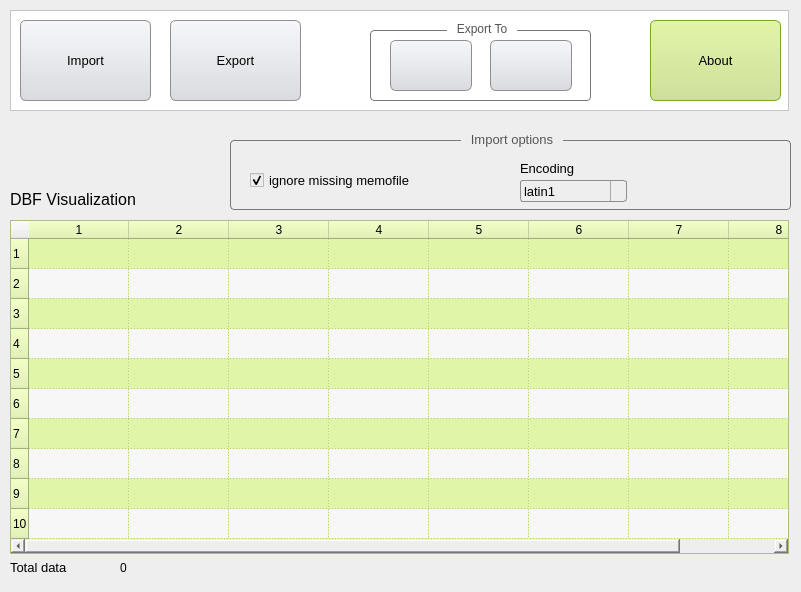
<?xml version="1.0" encoding="UTF-8"?>
<ui version="4.0">
 <class>FrmPrincipal</class>
 <widget class="QMainWindow" name="FrmPrincipal">
  <property name="geometry">
   <rect>
    <x>0</x>
    <y>0</y>
    <width>801</width>
    <height>592</height>
   </rect>
  </property>
  <property name="acceptDrops">
   <bool>false</bool>
  </property>
  <property name="windowTitle">
   <string>Satie DBF Convert</string>
  </property>
  <property name="autoFillBackground">
   <bool>false</bool>
  </property>
  <property name="styleSheet">
   <string notr="true">background:#eee;</string>
  </property>
  <property name="locale">
   <locale language="C" country="AnyCountry"/>
  </property>
  <widget class="QWidget" name="centralwidget">
   <widget class="QPushButton" name="btnImport">
    <property name="geometry">
     <rect>
      <x>20</x>
      <y>20</y>
      <width>131</width>
      <height>81</height>
     </rect>
    </property>
    <property name="font">
     <font>
      <family>Arial</family>
      <pointsize>10</pointsize>
     </font>
    </property>
    <property name="styleSheet">
     <string notr="true">border: 1px solid #8f8f91;
border-radius: 6px;
background-color: qlineargradient(x1: 0, y1: 0, x2: 0, y2: 1, stop: 0 #f6f7fa, stop: 1 #dadbde);
min-width: 80px;
</string>
    </property>
    <property name="text">
     <string extracomment="Import DBF">Import</string>
    </property>
    <property name="icon">
     <iconset theme="[Theme]">
      <normaloff>../../Images/import.png</normaloff>../../Images/import.png</iconset>
    </property>
    <property name="iconSize">
     <size>
      <width>40</width>
      <height>40</height>
     </size>
    </property>
   </widget>
   <widget class="QPushButton" name="btnExport">
    <property name="geometry">
     <rect>
      <x>170</x>
      <y>20</y>
      <width>131</width>
      <height>81</height>
     </rect>
    </property>
    <property name="font">
     <font>
      <family>Arial</family>
      <pointsize>10</pointsize>
     </font>
    </property>
    <property name="styleSheet">
     <string notr="true">border: 1px solid #8f8f91;
border-radius: 6px;
background-color: qlineargradient(x1: 0, y1: 0, x2: 0, y2: 1, stop: 0 #f6f7fa, stop: 1 #dadbde);
min-width: 80px;
background-size: 30px 30px;</string>
    </property>
    <property name="text">
     <string extracomment="Export">Export</string>
    </property>
    <property name="icon">
     <iconset>
      <normaloff>../../Images/export.png</normaloff>../../Images/export.png</iconset>
    </property>
    <property name="iconSize">
     <size>
      <width>40</width>
      <height>40</height>
     </size>
    </property>
    <property name="shortcut">
     <string/>
    </property>
   </widget>
   <widget class="QColumnView" name="columnView">
    <property name="geometry">
     <rect>
      <x>10</x>
      <y>10</y>
      <width>779</width>
      <height>101</height>
     </rect>
    </property>
    <property name="styleSheet">
     <string notr="true">background:#fff</string>
    </property>
   </widget>
   <widget class="QLabel" name="labelDbfText">
    <property name="geometry">
     <rect>
      <x>10</x>
      <y>190</y>
      <width>200</width>
      <height>19</height>
     </rect>
    </property>
    <property name="font">
     <font>
      <family>Arial</family>
      <pointsize>12</pointsize>
     </font>
    </property>
    <property name="styleSheet">
     <string notr="true"/>
    </property>
    <property name="text">
     <string>&lt;html&gt;&lt;head/&gt;&lt;body&gt;&lt;p&gt;DBF Visualization&lt;/p&gt;&lt;/body&gt;&lt;/html&gt;</string>
    </property>
   </widget>
   <widget class="QTableWidget" name="tableWidget">
    <property name="geometry">
     <rect>
      <x>10</x>
      <y>220</y>
      <width>779</width>
      <height>334</height>
     </rect>
    </property>
    <property name="font">
     <font>
      <family>Arial</family>
      <pointsize>10</pointsize>
     </font>
    </property>
    <property name="styleSheet">
     <string notr="true">background-color: #E1F5A9</string>
    </property>
    <property name="alternatingRowColors">
     <bool>true</bool>
    </property>
    <property name="gridStyle">
     <enum>Qt::DotLine</enum>
    </property>
    <property name="sortingEnabled">
     <bool>true</bool>
    </property>
    <property name="rowCount">
     <number>10</number>
    </property>
    <property name="columnCount">
     <number>8</number>
    </property>
    <row/>
    <row/>
    <row/>
    <row/>
    <row/>
    <row/>
    <row/>
    <row/>
    <row/>
    <row/>
    <column/>
    <column/>
    <column/>
    <column/>
    <column/>
    <column/>
    <column/>
    <column/>
   </widget>
   <widget class="QPushButton" name="btnInfo">
    <property name="geometry">
     <rect>
      <x>650</x>
      <y>20</y>
      <width>131</width>
      <height>81</height>
     </rect>
    </property>
    <property name="font">
     <font>
      <family>Arial</family>
      <pointsize>10</pointsize>
     </font>
    </property>
    <property name="styleSheet">
     <string notr="true">border: 1px solid #73AD21;
border-radius: 6px;
background-color: qlineargradient(x1: 0, y1: 0, x2: 0, y2: 1, stop: 0 #E1F5A9, stop: 1 #cedf9a);
min-width: 80px;
background-size: 30px 30px;
image: url(Images/info.png);</string>
    </property>
    <property name="text">
     <string extracomment="About">About</string>
    </property>
    <property name="icon">
     <iconset>
      <normaloff>../../Images/info.png</normaloff>../../Images/info.png</iconset>
    </property>
    <property name="iconSize">
     <size>
      <width>30</width>
      <height>30</height>
     </size>
    </property>
   </widget>
   <widget class="QLabel" name="labelTotalData">
    <property name="geometry">
     <rect>
      <x>10</x>
      <y>560</y>
      <width>89</width>
      <height>14</height>
     </rect>
    </property>
    <property name="sizePolicy">
     <sizepolicy hsizetype="Fixed" vsizetype="Fixed">
      <horstretch>0</horstretch>
      <verstretch>0</verstretch>
     </sizepolicy>
    </property>
    <property name="font">
     <font>
      <family>Arial</family>
      <pointsize>10</pointsize>
     </font>
    </property>
    <property name="frameShadow">
     <enum>QFrame::Raised</enum>
    </property>
    <property name="text">
     <string>Total data</string>
    </property>
    <property name="textFormat">
     <enum>Qt::RichText</enum>
    </property>
    <property name="scaledContents">
     <bool>false</bool>
    </property>
   </widget>
   <widget class="QLabel" name="labelTotalDataValue">
    <property name="geometry">
     <rect>
      <x>120</x>
      <y>560</y>
      <width>80</width>
      <height>16</height>
     </rect>
    </property>
    <property name="sizePolicy">
     <sizepolicy hsizetype="Fixed" vsizetype="Fixed">
      <horstretch>0</horstretch>
      <verstretch>0</verstretch>
     </sizepolicy>
    </property>
    <property name="text">
     <string>0</string>
    </property>
   </widget>
   <widget class="QGroupBox" name="groupBoxImport">
    <property name="geometry">
     <rect>
      <x>230</x>
      <y>130</y>
      <width>561</width>
      <height>80</height>
     </rect>
    </property>
    <property name="font">
     <font>
      <family>Arial</family>
      <pointsize>10</pointsize>
     </font>
    </property>
    <property name="styleSheet">
     <string notr="true">QGroupBox
{
  background-color: transparent;
  background-clip: margin;
  border: 1px solid #777;
  border-radius: 4px;
  margin-top: 10px;
  padding-top: 4px;
}

QGroupBox::title
{
  padding: 2px 8px;
  subcontrol-origin: margin;
  subcontrol-position: top center;
  color: #555;
}</string>
    </property>
    <property name="title">
     <string>Import options</string>
    </property>
    <widget class="QCheckBox" name="checkBoxMemofile">
     <property name="geometry">
      <rect>
       <x>20</x>
       <y>40</y>
       <width>181</width>
       <height>20</height>
      </rect>
     </property>
     <property name="font">
      <font>
       <family>Arial</family>
       <pointsize>10</pointsize>
      </font>
     </property>
     <property name="styleSheet">
      <string notr="true"/>
     </property>
     <property name="text">
      <string>ignore missing memofile</string>
     </property>
     <property name="checked">
      <bool>true</bool>
     </property>
    </widget>
    <widget class="QComboBox" name="comboBoxEncoding">
     <property name="geometry">
      <rect>
       <x>290</x>
       <y>50</y>
       <width>107</width>
       <height>22</height>
      </rect>
     </property>
     <property name="font">
      <font>
       <family>Arial</family>
       <pointsize>10</pointsize>
      </font>
     </property>
     <property name="styleSheet">
      <string notr="true">QComboBox {
    border: 1px solid #8f8f91;
    border-radius: 3px;
    padding: 1px 18px 1px 3px;
    min-width: 6em;
}

QComboBox:editable {
    background: white;
}

QComboBox:!editable, QComboBox::drop-down:editable {
     background: qlineargradient(x1: 0, y1: 0, x2: 0, y2: 1, 
                                                   stop: 0 #f6f7fa,
                                                   stop: 1 #dadbde);
     color: #000;
}

QComboBox:!editable:on, QComboBox::drop-down:editable:on {
    background: qlineargradient(x1: 0, y1: 0, x2: 0, y2: 1,
                                stop: 0 #E1F5A9,
                                stop: 1 #cedf9a);
}

QComboBox:on {
    padding-top: 3px;
    padding-left: 4px;
}

QComboBox::drop-down {
    subcontrol-origin: padding;
    subcontrol-position: top right;
    width: 15px;
    border-left-width: 1px;
    border-left-color: darkgray;
    border-left-style: solid;
    border-top-right-radius: 3px;
    border-bottom-right-radius: 3px;
}

QComboBox::down-arrow {
    image: url(Images/downarrow.png);
}

QComboBox::down-arrow:on {
    top: 1px;
    left: 1px;
}</string>
     </property>
     <item>
      <property name="text">
       <string notr="true">latin1</string>
      </property>
     </item>
     <item>
      <property name="text">
       <string notr="true">utf8</string>
      </property>
     </item>
     <item>
      <property name="text">
       <string notr="true">cp850</string>
      </property>
     </item>
    </widget>
    <widget class="QLabel" name="labelEncoding">
     <property name="geometry">
      <rect>
       <x>290</x>
       <y>30</y>
       <width>71</width>
       <height>16</height>
      </rect>
     </property>
     <property name="font">
      <font>
       <family>Arial</family>
       <pointsize>10</pointsize>
      </font>
     </property>
     <property name="text">
      <string>Encoding</string>
     </property>
    </widget>
    <widget class="QPushButton" name="labelQuestionMemofile">
     <property name="geometry">
      <rect>
       <x>190</x>
       <y>43</y>
       <width>16</width>
       <height>16</height>
      </rect>
     </property>
     <property name="font">
      <font>
       <family>Arial</family>
       <pointsize>10</pointsize>
      </font>
     </property>
     <property name="cursor">
      <cursorShape>PointingHandCursor</cursorShape>
     </property>
     <property name="toolTip">
      <string notr="true"/>
     </property>
     <property name="styleSheet">
      <string notr="true">QPushButton {   background-color: transparent; border: none; }</string>
     </property>
     <property name="text">
      <string notr="true"/>
     </property>
     <property name="icon">
      <iconset>
       <normaloff>../../Images/question.png</normaloff>../../Images/question.png</iconset>
     </property>
     <property name="shortcut">
      <string notr="true"/>
     </property>
    </widget>
   </widget>
   <widget class="QGroupBox" name="groupBoxExport">
    <property name="enabled">
     <bool>true</bool>
    </property>
    <property name="geometry">
     <rect>
      <x>370</x>
      <y>20</y>
      <width>221</width>
      <height>81</height>
     </rect>
    </property>
    <property name="styleSheet">
     <string notr="true">QGroupBox
{
  background-color: transparent;
  background-clip: margin;
  border: 1px solid #777;
  border-radius: 4px;
  margin-top: 10px;
  padding-top: 4px;
}

QGroupBox::title
{
  padding: 2px 8px;
  subcontrol-origin: margin;
  subcontrol-position: top center;
  color: #555;
}</string>
    </property>
    <property name="title">
     <string>Export To</string>
    </property>
    <widget class="QPushButton" name="pushButton">
     <property name="geometry">
      <rect>
       <x>20</x>
       <y>20</y>
       <width>82</width>
       <height>51</height>
      </rect>
     </property>
     <property name="styleSheet">
      <string notr="true">border: 1px solid #8f8f91;
border-radius: 6px;
background-color: qlineargradient(x1: 0, y1: 0, x2: 0, y2: 1, stop: 0 #f6f7fa, stop: 1 #dadbde);
min-width: 80px;
background-size: 30px 30px;</string>
     </property>
     <property name="text">
      <string/>
     </property>
     <property name="icon">
      <iconset>
       <normaloff>../../Images/csv.png</normaloff>../../Images/csv.png</iconset>
     </property>
     <property name="iconSize">
      <size>
       <width>40</width>
       <height>40</height>
      </size>
     </property>
    </widget>
    <widget class="QPushButton" name="pushButton_2">
     <property name="geometry">
      <rect>
       <x>120</x>
       <y>20</y>
       <width>82</width>
       <height>51</height>
      </rect>
     </property>
     <property name="styleSheet">
      <string notr="true">border: 1px solid #8f8f91;
border-radius: 6px;
background-color: qlineargradient(x1: 0, y1: 0, x2: 0, y2: 1, stop: 0 #f6f7fa, stop: 1 #dadbde);
min-width: 80px;
background-size: 30px 30px;</string>
     </property>
     <property name="text">
      <string/>
     </property>
     <property name="icon">
      <iconset>
       <normaloff>../../Images/pdf.png</normaloff>../../Images/pdf.png</iconset>
     </property>
     <property name="iconSize">
      <size>
       <width>40</width>
       <height>40</height>
      </size>
     </property>
    </widget>
   </widget>
   <zorder>columnView</zorder>
   <zorder>btnImport</zorder>
   <zorder>btnExport</zorder>
   <zorder>labelDbfText</zorder>
   <zorder>tableWidget</zorder>
   <zorder>btnInfo</zorder>
   <zorder>labelTotalData</zorder>
   <zorder>labelTotalDataValue</zorder>
   <zorder>groupBoxImport</zorder>
   <zorder>groupBoxExport</zorder>
  </widget>
 </widget>
 <resources/>
 <connections/>
</ui>
